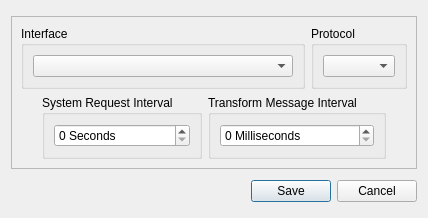
<?xml version="1.0" encoding="UTF-8"?>
<ui version="4.0">
 <class>SettingsDialog</class>
 <widget class="QDialog" name="SettingsDialog">
  <property name="windowModality">
   <enum>Qt::ApplicationModal</enum>
  </property>
  <property name="geometry">
   <rect>
    <x>0</x>
    <y>0</y>
    <width>428</width>
    <height>218</height>
   </rect>
  </property>
  <property name="sizePolicy">
   <sizepolicy hsizetype="Expanding" vsizetype="Fixed">
    <horstretch>0</horstretch>
    <verstretch>0</verstretch>
   </sizepolicy>
  </property>
  <property name="maximumSize">
   <size>
    <width>16777215</width>
    <height>218</height>
   </size>
  </property>
  <property name="windowTitle">
   <string>Settings</string>
  </property>
  <layout class="QVBoxLayout" name="verticalLayout">
   <item>
    <widget class="QFrame" name="frame">
     <property name="sizePolicy">
      <sizepolicy hsizetype="Preferred" vsizetype="Fixed">
       <horstretch>0</horstretch>
       <verstretch>0</verstretch>
      </sizepolicy>
     </property>
     <property name="frameShape">
      <enum>QFrame::StyledPanel</enum>
     </property>
     <property name="frameShadow">
      <enum>QFrame::Raised</enum>
     </property>
     <layout class="QVBoxLayout" name="verticalLayout_3" stretch="0,0">
      <item>
       <layout class="QHBoxLayout" name="horizontalLayout_2" stretch="1,0">
        <item>
         <widget class="QGroupBox" name="gbInterface">
          <property name="sizePolicy">
           <sizepolicy hsizetype="Expanding" vsizetype="Fixed">
            <horstretch>0</horstretch>
            <verstretch>0</verstretch>
           </sizepolicy>
          </property>
          <property name="title">
           <string>Interface</string>
          </property>
          <layout class="QHBoxLayout" name="horizontalLayout_7">
           <item>
            <widget class="QComboBox" name="cbInterface">
             <property name="sizePolicy">
              <sizepolicy hsizetype="Expanding" vsizetype="Fixed">
               <horstretch>0</horstretch>
               <verstretch>0</verstretch>
              </sizepolicy>
             </property>
            </widget>
           </item>
          </layout>
         </widget>
        </item>
        <item>
         <widget class="QGroupBox" name="gbProtocol">
          <property name="sizePolicy">
           <sizepolicy hsizetype="Expanding" vsizetype="Fixed">
            <horstretch>0</horstretch>
            <verstretch>0</verstretch>
           </sizepolicy>
          </property>
          <property name="title">
           <string>Protocol</string>
          </property>
          <layout class="QHBoxLayout" name="horizontalLayout_8">
           <item>
            <widget class="QComboBox" name="cbProtocol">
             <property name="enabled">
              <bool>true</bool>
             </property>
             <property name="sizePolicy">
              <sizepolicy hsizetype="Preferred" vsizetype="Fixed">
               <horstretch>0</horstretch>
               <verstretch>0</verstretch>
              </sizepolicy>
             </property>
            </widget>
           </item>
          </layout>
         </widget>
        </item>
       </layout>
      </item>
      <item>
       <layout class="QGridLayout" name="gridLayout">
        <item row="1" column="3">
         <spacer name="horizontalSpacer">
          <property name="orientation">
           <enum>Qt::Horizontal</enum>
          </property>
          <property name="sizeHint" stdset="0">
           <size>
            <width>40</width>
            <height>20</height>
           </size>
          </property>
         </spacer>
        </item>
        <item row="1" column="1">
         <widget class="QGroupBox" name="gbSystemUpdate">
          <property name="sizePolicy">
           <sizepolicy hsizetype="Preferred" vsizetype="Fixed">
            <horstretch>0</horstretch>
            <verstretch>0</verstretch>
           </sizepolicy>
          </property>
          <property name="title">
           <string>System Request Interval</string>
          </property>
          <layout class="QHBoxLayout" name="horizontalLayout">
           <item>
            <widget class="QSpinBox" name="sbSystemRequestInterval">
             <property name="suffix">
              <string> Seconds</string>
             </property>
             <property name="maximum">
              <number>60</number>
             </property>
            </widget>
           </item>
          </layout>
         </widget>
        </item>
        <item row="1" column="2">
         <widget class="QGroupBox" name="gbTransformTXRate">
          <property name="title">
           <string>Transform Message Interval</string>
          </property>
          <layout class="QVBoxLayout" name="verticalLayout_2">
           <item>
            <widget class="QSpinBox" name="sbTransformTXRate">
             <property name="suffix">
              <string> Milliseconds</string>
             </property>
             <property name="maximum">
              <number>60</number>
             </property>
            </widget>
           </item>
          </layout>
         </widget>
        </item>
        <item row="1" column="0">
         <spacer name="horizontalSpacer_2">
          <property name="orientation">
           <enum>Qt::Horizontal</enum>
          </property>
          <property name="sizeHint" stdset="0">
           <size>
            <width>40</width>
            <height>20</height>
           </size>
          </property>
         </spacer>
        </item>
       </layout>
      </item>
     </layout>
    </widget>
   </item>
   <item>
    <widget class="QDialogButtonBox" name="buttonBox">
     <property name="orientation">
      <enum>Qt::Horizontal</enum>
     </property>
     <property name="standardButtons">
      <set>QDialogButtonBox::Cancel|QDialogButtonBox::Save</set>
     </property>
    </widget>
   </item>
  </layout>
 </widget>
 <resources/>
 <connections>
  <connection>
   <sender>buttonBox</sender>
   <signal>accepted()</signal>
   <receiver>SettingsDialog</receiver>
   <slot>accept()</slot>
   <hints>
    <hint type="sourcelabel">
     <x>248</x>
     <y>254</y>
    </hint>
    <hint type="destinationlabel">
     <x>157</x>
     <y>274</y>
    </hint>
   </hints>
  </connection>
  <connection>
   <sender>buttonBox</sender>
   <signal>rejected()</signal>
   <receiver>SettingsDialog</receiver>
   <slot>reject()</slot>
   <hints>
    <hint type="sourcelabel">
     <x>316</x>
     <y>260</y>
    </hint>
    <hint type="destinationlabel">
     <x>286</x>
     <y>274</y>
    </hint>
   </hints>
  </connection>
 </connections>
</ui>
